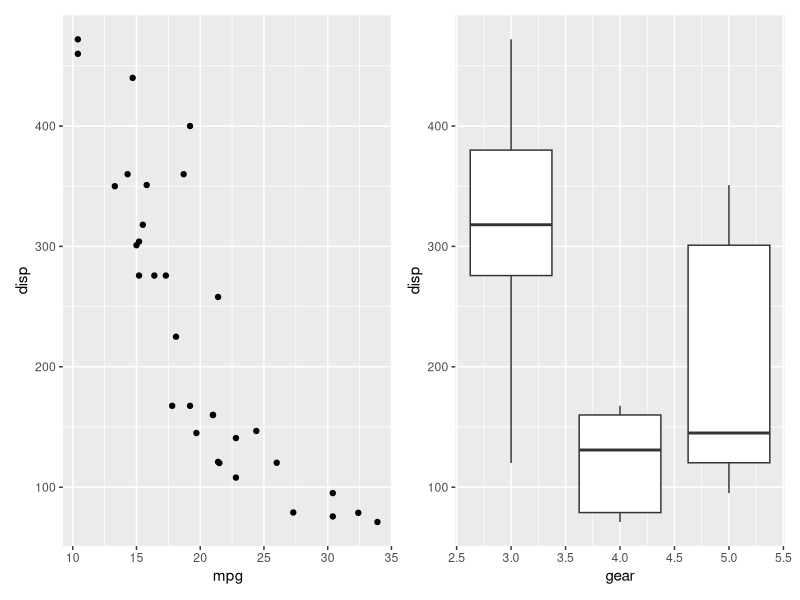
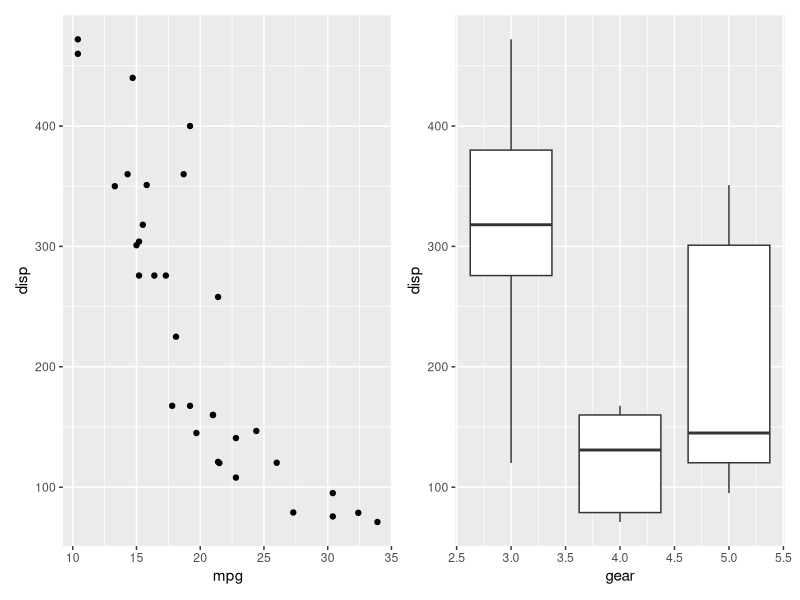
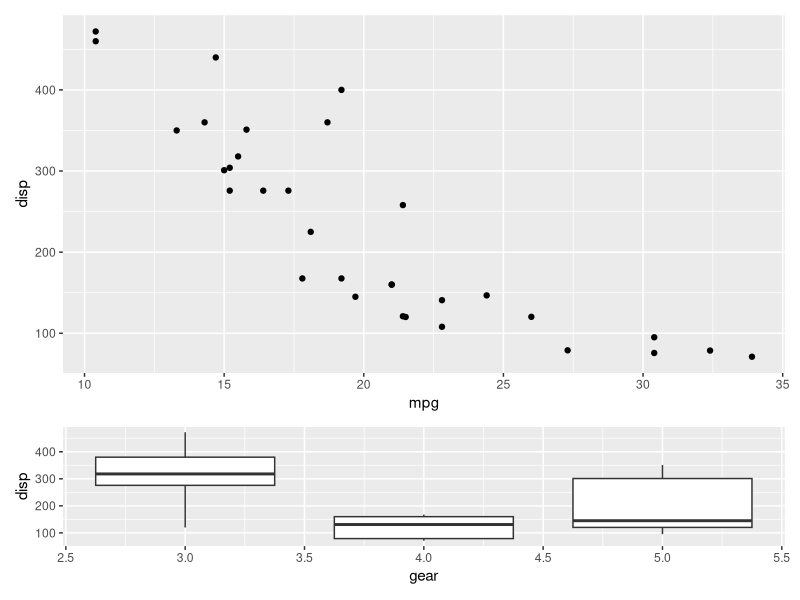
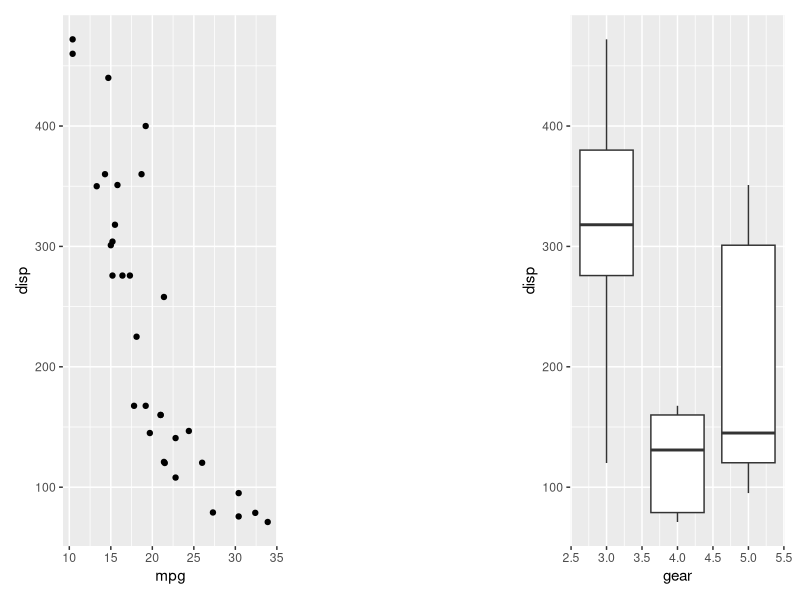
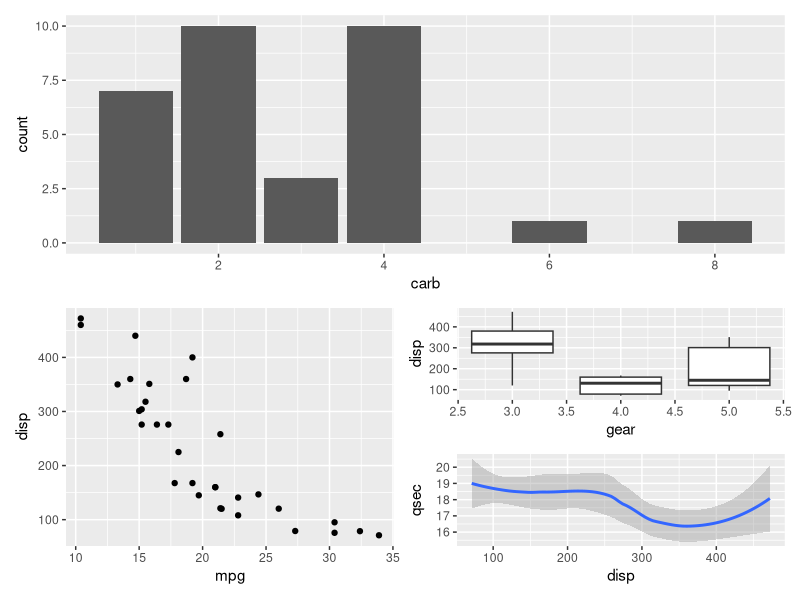
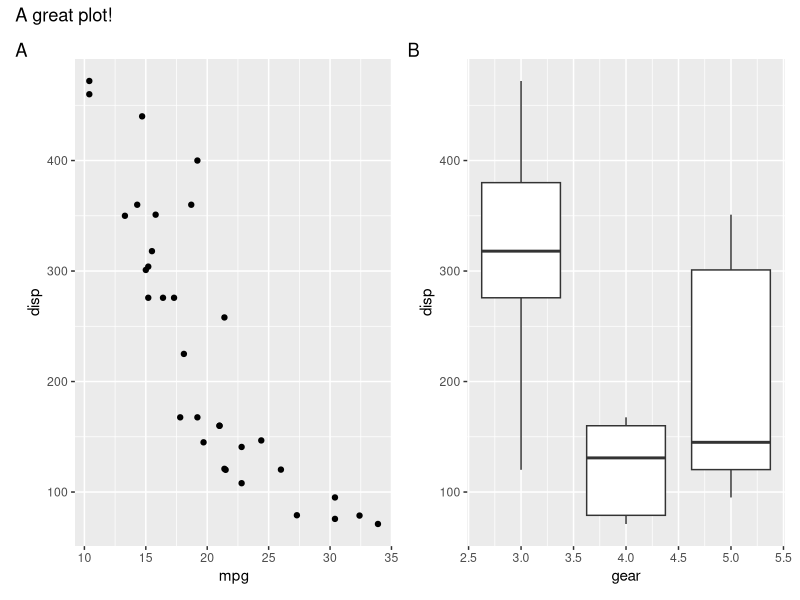
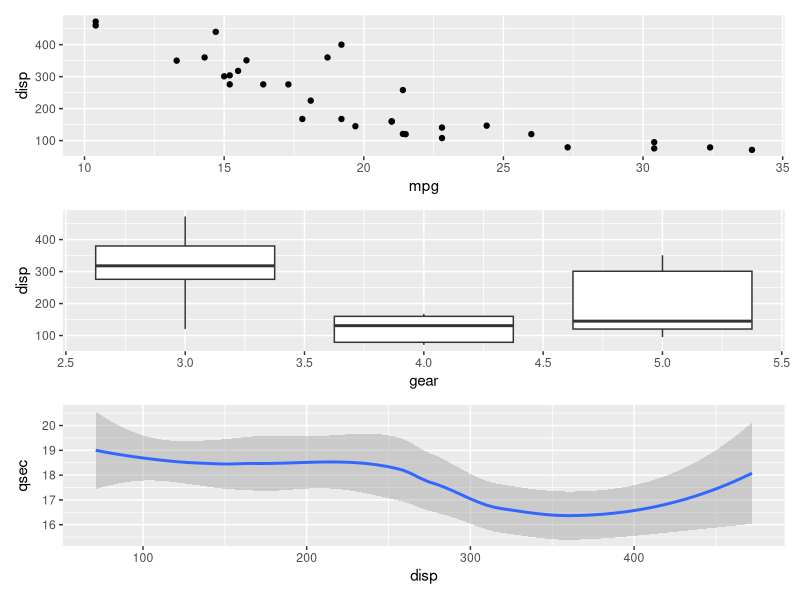
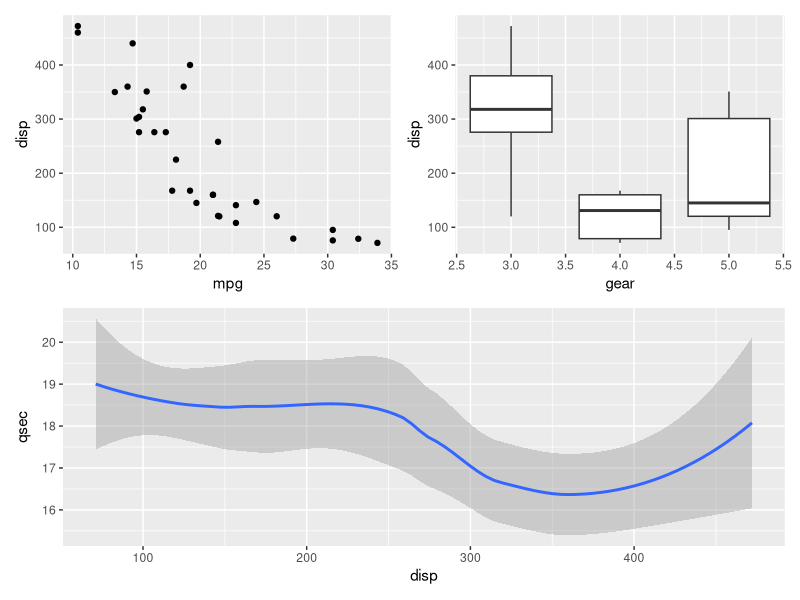

Reproduce these figures in R, in order. (Note: this script raises an error after producing the figures.)
## ---- chunk 1
knitr::opts_chunk$set(
  collapse = TRUE,
  comment = "#>",
  fig.path = "man/figures/README-",
  message = FALSE
)
## ---- chunk 2
library(ggplot2)
library(patchwork)

p1 <- ggplot(mtcars) + geom_point(aes(mpg, disp))
p2 <- ggplot(mtcars) + geom_boxplot(aes(gear, disp, group = gear))

p1 + p2
## ---- chunk 3
ggplot(mtcars) +
  geom_point(aes(mpg, disp)) +
  ggplot(mtcars) + 
  geom_boxplot(aes(gear, disp, group = gear))
## ---- chunk 4
p1 + p2 + plot_layout(ncol = 1, heights = c(3, 1))
## ---- chunk 5
p1 + plot_spacer() + p2
## ---- chunk 6
p3 <- ggplot(mtcars) + geom_smooth(aes(disp, qsec))
p4 <- ggplot(mtcars) + geom_bar(aes(carb))

p4 + {
  p1 + {
    p2 +
      p3 +
      plot_layout(ncol = 1)
  }
} +
  plot_layout(ncol = 1)
## ---- chunk 7
p1 + p2 + plot_annotation(title = "A great plot!", tag_levels = "A")
## ---- chunk 8
p1 + p2 + p3 + plot_layout(ncol = 1)
## ---- chunk 9
p1 + p2 - p3 + plot_layout(ncol = 1)
## ---- chunk 10
(p1 | p2 | p3) /
      p4
## ---- chunk 11
(p1 + (p2 + p3) + p4 + plot_layout(ncol = 1)) * theme_bw()
## ---- chunk 12
p1 + (p2 + p3) + p4 + plot_layout(ncol = 1) & theme_bw()
## ---- chunk 13
borderless_theme <- theme_bw() + theme(panel.border = element_blank())
p1 <- ggplot(mtcars) + geom_point(aes(mpg, disp)) + borderless_theme
p2 <- ggplot(mtcars) + geom_boxplot(aes(gear, disp, group = gear)) + borderless_theme

p1 + p2 + plot_theme(background = "gray92")
## ---- chunk 14
p1 + p2 + plot_theme(
  background = "gray92", 
  border_color = "black", 
  border_thickness = 10, 
  padding = unit(c(1, 1, 5, 1), "cm"))
